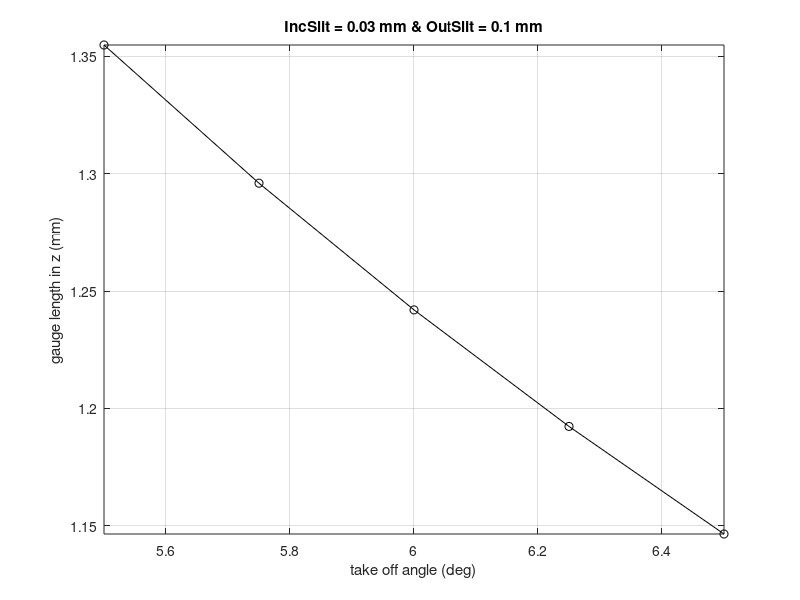

Source code (MATLAB):
clear all
close all
clc

%%%%%%%%%%%%%%%%%%%%%%%%%%%%%%%%%%%%%%%%%%%%%%%%%%%%%%%%%%%%%%%%%%%%%%%%%%%%%%
TakeOffAngle    = 5.5:0.25:6.5;                    % IN deg
IncSlitSizeRad  = 0.03;                          % IN mm
OutSlitSizeRad  = 0.1;                          % IN mm
%%%%%%%%%%%%%%%%%%%%%%%%%%%%%%%%%%%%%%%%%%%%%%%%%%%%%%%%%%%%%%%%%%%%%%%%%%%%%%

GaugeLengthZUS  = IncSlitSizeRad*cosd(TakeOffAngle./2)./sind(TakeOffAngle);
GaugeLengthZDS  = OutSlitSizeRad*cosd(TakeOffAngle./2)./sind(TakeOffAngle);
GaugeLengthZ    = GaugeLengthZUS + GaugeLengthZDS;

figure(2)
plot(TakeOffAngle, GaugeLengthZ, 'ko-')
axis tight
title(['IncSlit = ', num2str(IncSlitSizeRad), ' mm & OutSlit = ', num2str(OutSlitSizeRad), ' mm'])
xlabel('take off angle (deg)')
ylabel('gauge length in z (mm)')
grid on
